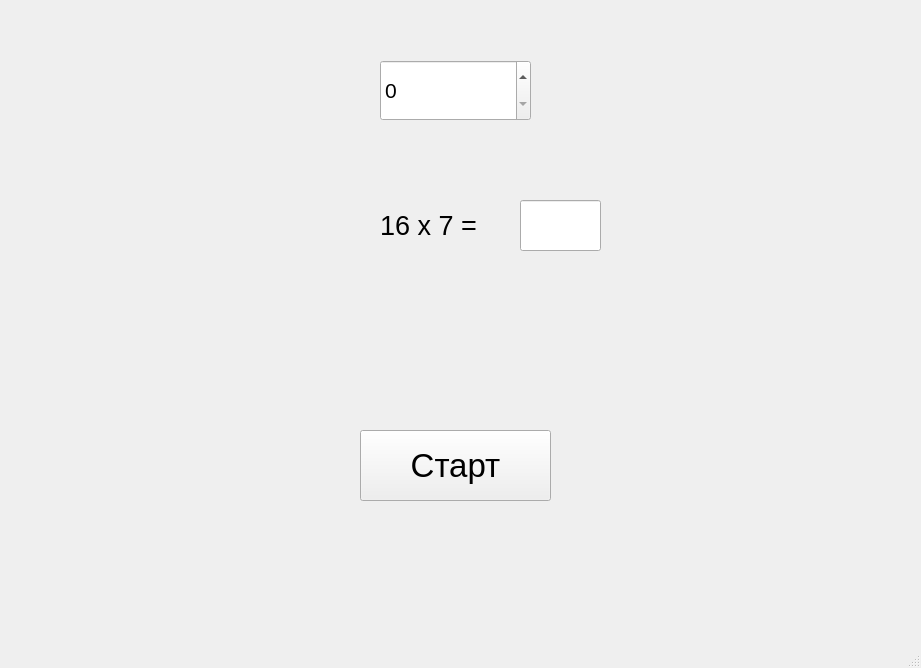
<?xml version="1.0" encoding="UTF-8"?>
<ui version="4.0">
 <class>MainWindow</class>
 <widget class="QMainWindow" name="MainWindow">
  <property name="geometry">
   <rect>
    <x>0</x>
    <y>0</y>
    <width>921</width>
    <height>668</height>
   </rect>
  </property>
  <property name="windowTitle">
   <string>MainWindow</string>
  </property>
  <widget class="QWidget" name="centralwidget">
   <widget class="QPushButton" name="startBtn">
    <property name="geometry">
     <rect>
      <x>360</x>
      <y>430</y>
      <width>191</width>
      <height>71</height>
     </rect>
    </property>
    <property name="font">
     <font>
      <pointsize>25</pointsize>
     </font>
    </property>
    <property name="text">
     <string>Старт</string>
    </property>
   </widget>
   <widget class="QLabel" name="resLabel">
    <property name="geometry">
     <rect>
      <x>370</x>
      <y>325</y>
      <width>271</width>
      <height>61</height>
     </rect>
    </property>
    <property name="text">
     <string/>
    </property>
   </widget>
   <widget class="QLabel" name="workLabel">
    <property name="geometry">
     <rect>
      <x>380</x>
      <y>190</y>
      <width>141</width>
      <height>71</height>
     </rect>
    </property>
    <property name="font">
     <font>
      <pointsize>20</pointsize>
     </font>
    </property>
    <property name="text">
     <string>16 x 7 = </string>
    </property>
   </widget>
   <widget class="QSpinBox" name="spinBox">
    <property name="geometry">
     <rect>
      <x>380</x>
      <y>60</y>
      <width>151</width>
      <height>61</height>
     </rect>
    </property>
    <property name="font">
     <font>
      <pointsize>16</pointsize>
     </font>
    </property>
   </widget>
   <widget class="QLineEdit" name="lineEdit">
    <property name="geometry">
     <rect>
      <x>520</x>
      <y>200</y>
      <width>81</width>
      <height>51</height>
     </rect>
    </property>
    <property name="font">
     <font>
      <pointsize>18</pointsize>
     </font>
    </property>
    <property name="text">
     <string/>
    </property>
   </widget>
  </widget>
  <widget class="QMenuBar" name="menubar">
   <property name="geometry">
    <rect>
     <x>0</x>
     <y>0</y>
     <width>921</width>
     <height>26</height>
    </rect>
   </property>
  </widget>
  <widget class="QStatusBar" name="statusbar"/>
 </widget>
 <resources/>
 <connections/>
</ui>
